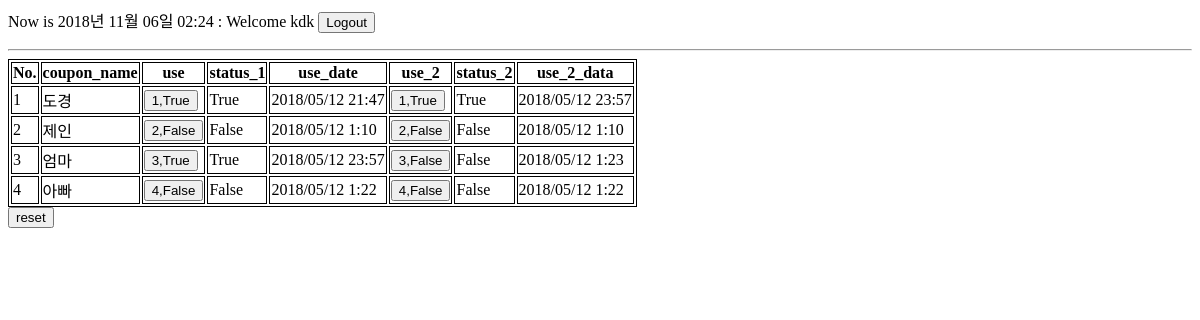
The app's page /coupon/ (signed in), older data.
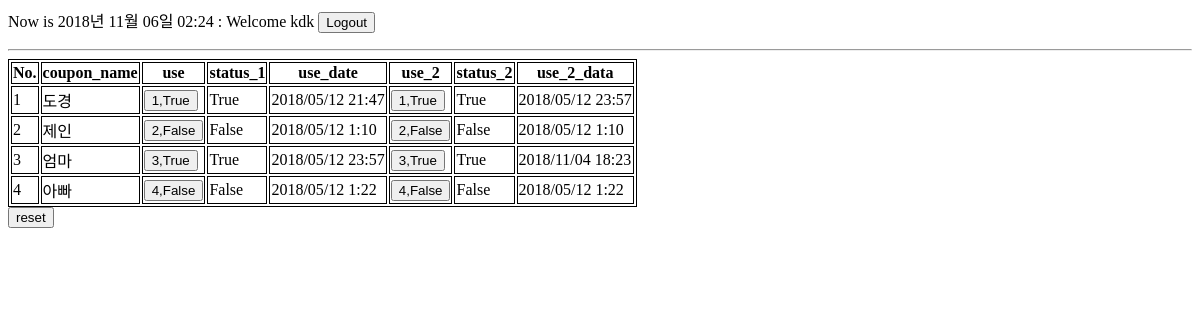
The same page, newer data.
### coupon/models.py (models this page shows, shortened)
class Coupon(models.Model):
    owner = models.ForeignKey(settings.AUTH_USER_MODEL, on_delete=models.CASCADE)
    name = models.CharField(max_length=7)
    use_1 = models.BooleanField()
    use_date = models.DateTimeField(auto_now=False, blank=True)
    use_2 = models.BooleanField()
    use_2_date = models.DateTimeField(auto_now=False, blank=True)
    image = models.ImageField()

### coupon/views.py (the view, shortened to what this page needs)
# urls.py: path('', views.coupon_list, name='coupon_list'),
def coupon_list(request):
    qs = Coupon.objects.all()
    return render(request, 'coupon/coupon_list.html', {'lists':qs})

### templates/coupon/coupon_list.html (shortened to what this page needs)
{% extends 'home.html' %}
{% block content %}
{% if user.is_authenticated %}
<table>
    <tr>
        <th>No.</th>
        <th>coupon_name</th>
        <th>use</th>
        <th>status_1</th>
        <th>use_date</th>
        <th>use_2</th>
        <th>status_2</th>
        <th>use_2_data</th>
     </tr>
     {% for list in lists %}
     <tr>
         <form method='post'>
         <td>{{ list.id }}</td>
         <td>{{ list.name }}</td>
         <td>
             <input type='submit' name='use_1' value='{{ list.id }},{{ list.use_1 }}'>
         </td>
         <td>{{ list.use_1 }}</td>
         <td>{{ list.use_date|date:"Y/m/d G:i" }}</td>
         <td>
             <input type='submit' name='use_2' value='{{ list.id }},{{ list.use_2 }}'>
         </td>
         <td>{{ list.use_2 }}</td>
         <td>{{ list.use_2_date|date:"Y/m/d G:i" }}</td>
         </form>
     </tr>
    {% endfor %}
</table>
<form method='post'>
    <input type='submit' value='reset' name='reset'>
</form>
{% endif %}
{% endblock %}

### templates/home.html (shortened to what this page needs)
{% if user.is_authenticated %}
<p>Now is {% now "Y년 m월 d일 h:i" %} :
Welcome {{ user.username }}
<a href="{% url 'logout' %}">
    <button>Logout</button>
</a>
</p>
<hr>
{% endif %}
{% block content %}
{% endblock %}

### templates/home.html (style rules this page uses)
table, th, td { border: 1px solid black; }

Row changes from the older to the newer data that the page shows:
changed Coupon "엄마": use_2 "3,False" → "3,True"; use_2 "False" → "True"; use_2_date "2018/05/12 1:23" → "2018/11/04 18:23"
